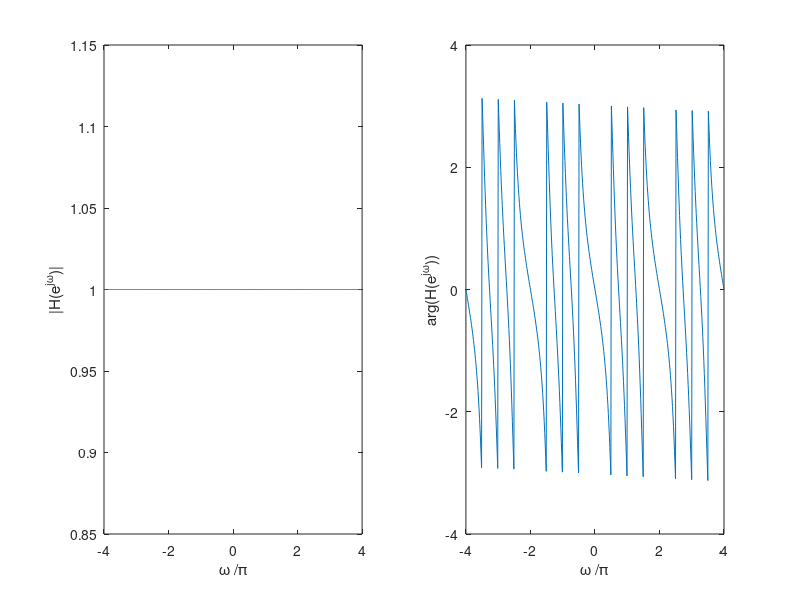
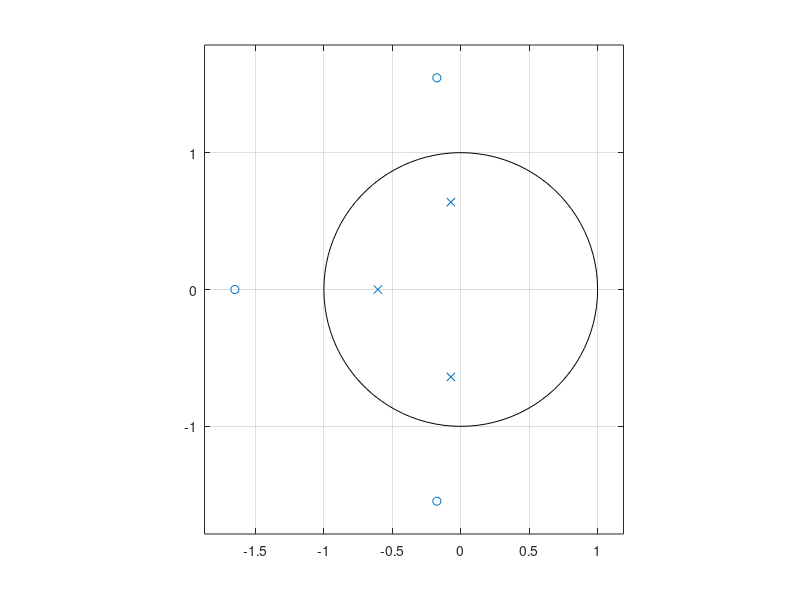

Recreate these plots in MATLAB, in order. (Note: this script raises an error after producing the figures.)
clc; clear; close all
%CA1, Anaies Golboudaghians 40122113 DSP
%Part 3

%Q1
num = [1 2 3 4];
den = [4 3 2 1];
w = -4*pi:8*pi/511:4*pi;

h = freqz(num, den, w);

figure
subplot(1,2,1)
plot(w/pi,abs(h));
xlabel('\omega /\pi');
ylabel('|H(e^{j\omega})|')
subplot(1,2,2)
plot(w/pi,angle(h));
xlabel('\omega /\pi');
ylabel('arg(H(e^{j\omega}))');
figure
z = roots(num);
p = roots(den);
zplane(z,p);

%Q2
[x, Fs] = audioread("HesapirateDSP.mp3");
sound(x, Fs)
pause(22);
y = filter(num, den,x,[],2);
sound(y,Fs)
audiowrite('output1.wav',y,Fs);
pause(22);

%Q3
num2 = conv(num,num);
num4 = conv(num2, num2);
num8 = conv(num4, num4);
num12 = conv(num4,num8);
num14 = conv(num12,num2);
num15 = conv(num,num14);

den2 = conv(den,den);
den4 = conv(den2, den2);
den8 = conv(den4, den4);
den12 = conv(den4,den8);
den14 = conv(den12,den2);
den15 = conv(den,den14);

h2 = freqz(num15,den15, w);
figure
subplot(1,2,1)
plot(w/pi,abs(h2));
xlabel('\omega /\pi');
ylabel('|H(e^{j\omega})|')
subplot(1,2,2)
plot(w/pi,angle(h2));
xlabel('\omega /\pi');
ylabel('arg(H(e^{j\omega}))');
figure
z = roots(num15);
p = roots(den15);
zplane(z,p);

%Q4
y2 = filter(num15, den15,x,[],2);
sound(y2,Fs)
pause(22);
audiowrite('output2.wav',y2,Fs);

%Q5
num30 = conv(num15,num15);
num45 = conv(num15,num30);
num49 = conv(num45,num4);
num50 = conv(num49,num);

den30 = conv(den15,den15);
den45 = conv(den15,den30);
den49 = conv(den45,den4);
den50 = conv(den49,den);
h3 = freqz(num50,den50, w);
figure
subplot(1,2,1)
plot(w/pi,abs(h3));
xlabel('\omega /\pi');
ylabel('|H(e^{j\omega})|')
subplot(1,2,2)
plot(w/pi,angle(h3));
xlabel('\omega /\pi');
ylabel('arg(H(e^{j\omega}))');
figure
z = roots(num50);
p = roots(den50);
zplane(z,p);

y3 = filter(num50, den50,x,[],2);
sound(y3,Fs)
audiowrite('output3.wav',y,Fs);